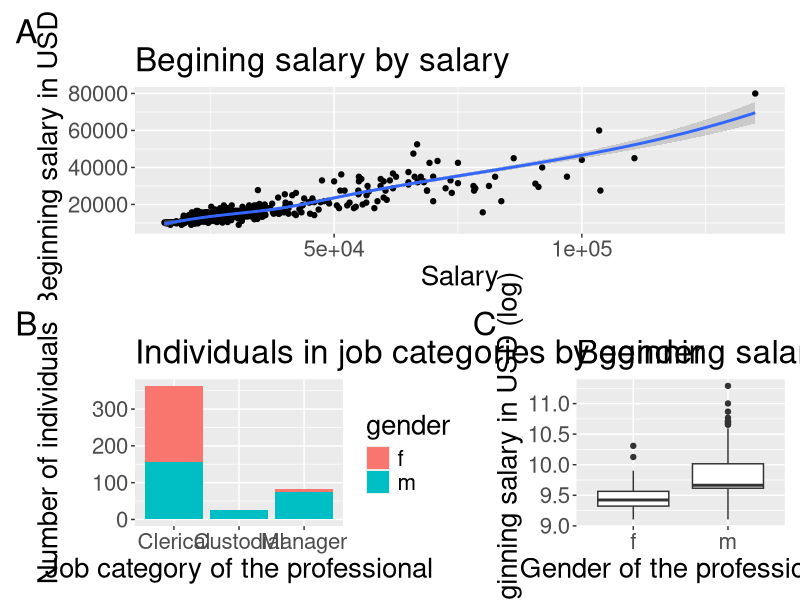
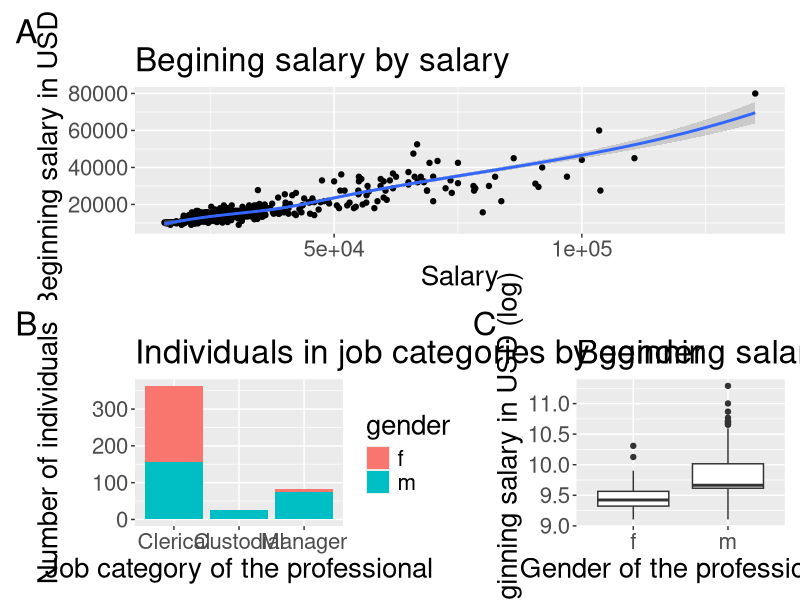

Source code (R) for these figures, in order:
# Loading libraries
library(tidyverse) # Data wrangling and plotting 
library(patchwork) # Formating plot output

# Load data
employee <- read_csv('data/employee.csv')

# Two quantitative data

p1 <- ggplot(data = employee, aes(salary, salbegin)) + 
  geom_point() +
  geom_smooth() +
  labs(title = "Begining salary by salary",
       y = 'Beginning salary in USD',
       x = 'Salary') +
  theme(text = element_text(size = 20))


# Two qualitative data (One plotted, other used as fill)

p2 <- ggplot(data = employee, aes(x = jobcat, fill = gender)) +
  geom_bar() +
  labs(title = "Individuals in job categories by gender",
       y = 'Number of individuals',
       x = 'Job category of the professional') +
  theme(text = element_text(size = 20))



# Quantitative and Qualitative

p3 <- ggplot(data = employee, aes(x = reorder(gender,log(salbegin)), 
                            y = log(salbegin))) +
  geom_boxplot() +
  theme(text = element_text(size = 20)) +
  labs(title = 'Beginning salary by gender',
       y = "Beginning salary in USD (log)",
       x = "Gender of the professional") 

# All the plots together
patched <- p1/(p2 + p3)
patched + plot_annotation(tag_levels = 'A')

ggsave(filename = 'data/three_plots.png', dpi = 300)
